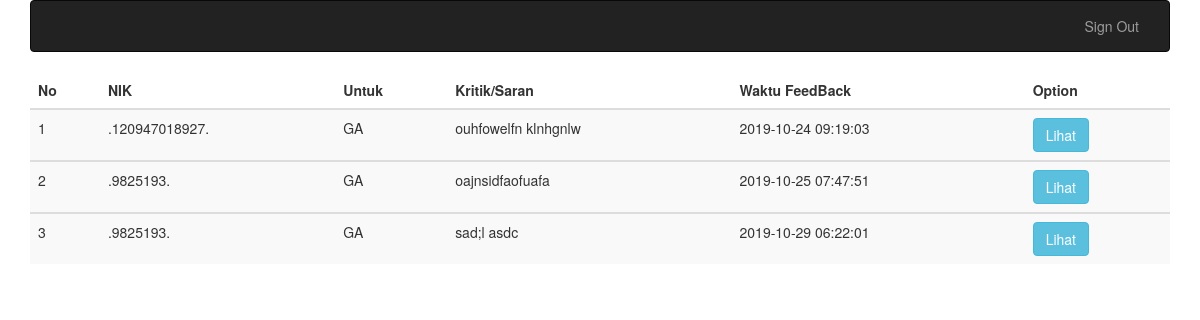
Page /immortal/index.php/view_ga on the committed database.
### tables this page shows
CREATE TABLE `feedback` (
  `id_feedback` int(11) NOT NULL,
  `nik` varchar(255) DEFAULT NULL,
  `untuk` varchar(255) DEFAULT NULL,
  `kritik_saran` text,
  `waktu_feedback` timestamp NOT NULL DEFAULT CURRENT_TIMESTAMP
);

### immortal/application/controllers/View_ga.php (called while the page is built, shortened)
<?php
	class View_ga extends CI_Controller{
		public function __construct(){
	        $this->load->model('data_ga');
	        $this->load->helper('url');
	    }
		public function index(){
			$data['ga'] = $this->data_ga->tampil_data()->result();
			$data['title'] = "Data GA";
			$this->load->view('halaman/halaman_ga', $data);
		}
	}
?>

### immortal/index.php (called while the page is built, shortened)
<?php
require_once BASEPATH.'core/CodeIgniter.php';

### immortal/application/models/data_ga.php (called while the page is built, shortened)
<?php
	class data_ga extends CI_Model{
		function tampil_data(){
			$this->db->select('*');
		    $this->db->from('feedback');
		    $this->db->where('untuk','ga');
		    $this->db->limit('5');
		    $query = $this->db->get();
		    return $query;
		}
	}
?>

### immortal/application/views/halaman/halaman_ga.php (the view, shortened to what this page needs)
<!DOCTYPE html>
<html>
<head>
	<link rel="stylesheet" href="https://maxcdn.bootstrapcdn.com/bootstrap/3.3.7/css/bootstrap.min.css">
</head>
<body>
	<div class="container">
		<table class="table table-striped">
	  	<thead class="thead-dark">
	    	<tr>
	      	<th scope="col">No</th>
	      	<th scope="col">NIK</th>
	      	<th scope="col">Untuk</th>
	      	<th scope="col">Kritik/Saran</th>
	      	<th scope="col">Waktu FeedBack</th>
	      	<th scope="col">Option</th>
	    	</tr>
	  	</thead>
	  	<tbody>
	  		<?php
		  		$no = 1;
		  		foreach($ga as $a){
		  	?>
	    	<tr>
	      	<td><?php echo $no++; ?></td>
	      	<td><?php echo $a->nik; ?></td>
	      	<td><?php echo $a->untuk; ?></td>
	      	<td>
	      		<?php $limit = $a->kritik_saran; ?>
	      		<?php echo word_limiter($limit, 5); ?>
	      	</td>
	      	<td><?php echo $a->waktu_feedback; ?></td>
	      	<td><a href="<?php echo site_url("view_ga/lihat_feedback/$a->id_feedback")?>"><button class="btn btn-info">Lihat</button></a>
	    	</tr>
	  	</tbody>
		  	<?php
				}
			?>
		</table>
	</div>
</body>
</html>

### rows in the picture
feedback: nik ".120947018927.", untuk "GA", kritik_saran "ouhfowelfn klnhgnlw", waktu_feedback "2019-10-24 09:19:03"
feedback: nik ".9825193.", untuk "GA", kritik_saran "oajnsidfaofuafa", waktu_feedback "2019-10-25 07:47:51"
feedback: nik ".9825193.", untuk "GA", kritik_saran "sad;l asdc", waktu_feedback "2019-10-29 06:22:01"
